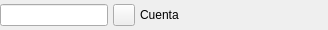
<ui version="4.0" >
 <class>BusquedaCuentaBase</class>
 <widget class="QWidget" name="BusquedaCuentaBase" >
  <property name="geometry" >
   <rect>
    <x>0</x>
    <y>0</y>
    <width>328</width>
    <height>30</height>
   </rect>
  </property>
  <property name="windowTitle" >
   <string>Form1</string>
  </property>
  <layout class="QHBoxLayout" >
   <property name="margin" >
    <number>0</number>
   </property>
   <property name="spacing" >
    <number>5</number>
   </property>
   <item>
    <widget class="QLineEdit" name="mui_codigocuenta" >
     <property name="sizePolicy" >
      <sizepolicy>
       <hsizetype>5</hsizetype>
       <vsizetype>0</vsizetype>
       <horstretch>0</horstretch>
       <verstretch>0</verstretch>
      </sizepolicy>
     </property>
    </widget>
   </item>
   <item>
    <widget class="QToolButton" name="mui_buscar" >
     <property name="minimumSize" >
      <size>
       <width>22</width>
       <height>22</height>
      </size>
     </property>
     <property name="maximumSize" >
      <size>
       <width>22</width>
       <height>22</height>
      </size>
     </property>
     <property name="text" >
      <string/>
     </property>
     <property name="icon" >
      <iconset resource="../../../bulmages.qrc" >:/BulmaCont32x32/images/pendientes/i_cuentas.xpm</iconset>
     </property>
    </widget>
   </item>
   <item>
    <widget class="QLabel" name="mui_nomcuenta" >
     <property name="sizePolicy" >
      <sizepolicy>
       <hsizetype>7</hsizetype>
       <vsizetype>5</vsizetype>
       <horstretch>0</horstretch>
       <verstretch>0</verstretch>
      </sizepolicy>
     </property>
     <property name="text" >
      <string>Cuenta</string>
     </property>
    </widget>
   </item>
  </layout>
 </widget>
 <layoutdefault spacing="0" margin="0" />
 <resources>
  <include location="../../../bulmages.qrc" />
 </resources>
 <connections/>
</ui>
